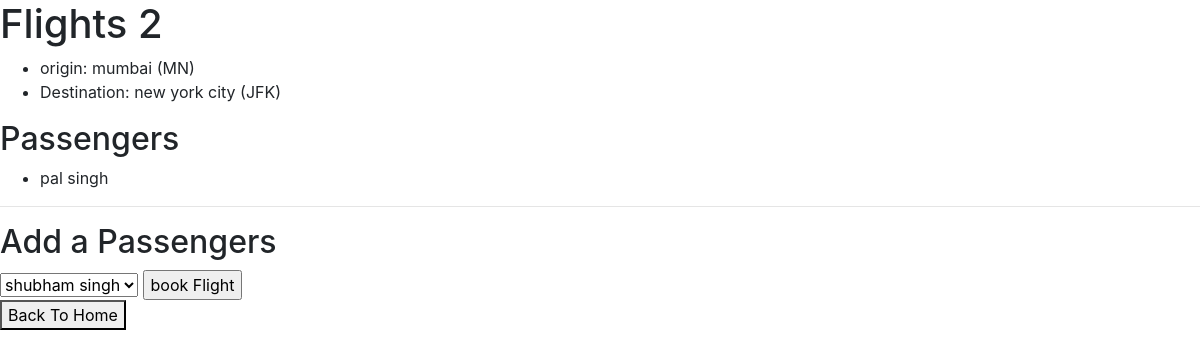
/2, run on the app's committed database.
### flights/models.py (models this page shows, shortened)
class Flight(models.Model):
    origin=models.ForeignKey(Airport,on_delete=models.CASCADE,related_name="departures")
    destination=models.ForeignKey(Airport,on_delete=models.CASCADE,related_name="arrivals")
    duration=models.IntegerField()

class Airport(models.Model):
    code= models.CharField(max_length=3)
    city= models.CharField(max_length=64)
    def __str__(self):
        return f"{self.city} ({self.code})"

class Passenger(models.Model):
    first=models.CharField(max_length=64)
    last=models.CharField(max_length=64)
    flights=models.ManyToManyField(Flight,blank=True,related_name='passengers')
    def __str__(self):
        return  f"{self.first} {self.last}"

### flights/views.py (the view)
# urls.py: path('<int:flight_id>', views.flight,name="flight"),
def flight(request,flight_id):
    try:
        flight=Flight.objects.get(pk=flight_id)
    except Flight.DoesNotExist:
        raise Http404("Flight does not exist.")
    context={
        "flight":flight,
        "passengers":flight.passengers.all(),
        "non_passengers":Passenger.objects.exclude(flights=flight).all()
    }
    return  render(request,"flights/flight.html",context)

### flights/templates/flights/flight.html (shortened to what this page needs)
{% extends "flights/base.html" %}
{% block body %}
<h1>Flights {{ flight.id }}</h1>
<ul>
    <li>origin: {{ flight.origin }}</li>
    <li>Destination: {{ flight.destination }}</li>
</ul>
<h2>Passengers</h2>
<ul>
    {% for passenger in passengers %}
        <li>{{ passenger }}</li>
        {% empty %}
        <li>No Passengers</li>
    {% endfor %}
</ul>
<hr>
<h2>Add a Passengers</h2>
{% if non_passengers %}
<form action="{% url 'book' flight.id %}" method="post">
    <select name="passenger">
       {% for passenger in non_passengers %}
        <option value="{{ passenger.id}}">{{ passenger }}</option>
        {% endfor %}
    </select>
    <input type="submit" value="book Flight"/>
</form>
{% else %}
<div>No passengers to add.</div>
{% endif %}
<a href="{% url 'index' %}"><button>Back To Home</button></a>
</body>
</html>
{% endblock%}

### data on the page
Flight: id "2", origin "mumbai (MN)", destination "new york city (JFK)"
Passenger: first+last "pal singh"

### other printed values
form field passenger "shubham singh"
